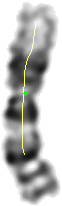
#> input picture chromo_skeleton_cp.jpg, 62 x 206 px
$ python -i Smooth_contour.py   (imports and definitions only)
#> lines starting #> are read from the running program, lines starting #| are printed output that depends on the picture; after the words box and inside, x2 and y2 are one past the last pixel; in counts of white or black regions, pixels touching at a corner belong together
#> further down, picture is the input picture: shape (206, 62, 3); mean B, G, R 184.6, 186, 185.8
import cv2
import os
import numpy as np
from scipy.interpolate import interp1d

def smooth_contour(contour):
    if contour.shape[0] > 20:
        # 拟合轮廓
        contour = contour.squeeze()
        # 对x轴坐标和y轴坐标分别进行一维插值
        f_x = interp1d(range(len(contour)), contour[:, 0], kind='cubic')
        f_y = interp1d(range(len(contour)), contour[:, 1], kind='cubic')

        # smooth_factor平滑因子 mask_高斯核
        smooth_factor = 2
        mask_ = 7
        num_points = len(contour)
        t = np.linspace(0, num_points - 1, int(num_points / smooth_factor))
        x_smooth = cv2.GaussianBlur(f_x(t), (mask_, mask_), 0)
        y_smooth = cv2.GaussianBlur(f_y(t), (mask_, mask_), 0)
        smoothed_points = np.stack((x_smooth, y_smooth), axis=1).astype(np.int32).reshape((-1, 1, 2))

        smoothcontour = [smoothed_points]
        return smoothcontour

def smooth_image(img):
    '''

    :param img: RGB image
    :return: smoothed RGB image
    '''
    gray = cv2.cvtColor(img, cv2.COLOR_BGR2GRAY)
    ret, binary = cv2.threshold(gray, 250, 255, cv2.THRESH_BINARY_INV)
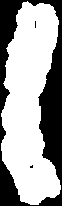
#> binary: shape (206, 62); 63.5% white; 3 black regions (2 under 20 px)
    c, h = cv2.findContours(binary, cv2.RETR_LIST, cv2.CHAIN_APPROX_SIMPLE)
#> c = 3 contours, 2 with area under 20; largest, box (x1, y1, x2, y2) and area: (1, 1, 61, 205) 7884; h = [[1, -1, -1, -1], [2, 0, -1, -1], [-1, 1, -1, -1]]
    # only the maximum contour is needed
    countour_i = 0
    for i in range(1, len(c)):
        if cv2.contourArea(c[i]) > cv2.contourArea(c[countour_i]):
            countour_i = i
#> this loop made 2 passes
#> countour_i on passes 1 to 2: 1, 2
#> after the loop, countour_i = 2
    c = c[countour_i]
#> c = contour of 227 points, box (x1, y1, x2, y2) (1, 1, 61, 205), area 7884
    c = smooth_contour(c)
#> in smooth_contour, `contour = contour.squeeze()`: contour = 227 pairs, first value 1 to 60, second value 1 to 204
#> in smooth_contour, `num_points = len(contour)`: num_points = 227
#> in smooth_contour, `x_smooth = cv2.GaussianBlur(f_x(t), (mask_, mask_), 0)`: x_smooth = 113 values, max 58.51 at index 63, min 2.12 at index 32, mean 29.05
#> in smooth_contour, `y_smooth = cv2.GaussianBlur(f_y(t), (mask_, mask_), 0)`: y_smooth = 113 values, max 202.9 at index 55, min 3.35 at index 0, mean 104.6
#> in smooth_contour, `smoothed_points = np.stack((x_smooth, y_smooth), axis=1).astype(np.int..`: smoothed_points = contour of 113 points, box (x1, y1, x2, y2) (2, 3, 59, 203), area 7719
#> in smooth_contour, `smoothcontour = [smoothed_points]`: smoothcontour = 1 contour; box (x1, y1, x2, y2) and area: (2, 3, 59, 203) 7719
#> c has the same summary as smoothcontour in smooth_contour
    mask = np.full(shape=(img.shape[0], img.shape[1], 3),
                   fill_value=1,
                   dtype='uint8')
    cv2.drawContours(mask, c, -1, (255, 255, 255), cv2.FILLED)
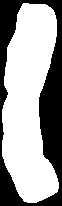
#> mask: shape (206, 62, 3); values 1 (black) and 255 (white), 62.3% white; 1 black region, box (x1, y1, x2, y2) and area: (0, 0, 62, 206) 4821
    mask = cv2.cvtColor(img, cv2.COLOR_BGR2GRAY)
    ret, mask = cv2.threshold(gray, 250, 255, cv2.THRESH_BINARY)
#> mask: shape (206, 62); 36.5% white; 3 white regions (2 under 20 px), largest, box (x1, y1, x2, y2) and area: (0, 0, 62, 206) 4654

    res = cv2.bitwise_and(img, img, mask=mask)
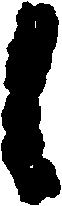
#> res: shape (206, 62, 3); mean B, G, R 93.2, 93.2, 93.2
    res = cv2.add(res, img)
    return res

>>> import cv2
>>> picture = cv2.imread('../chromo_skeleton_cp.jpg')
>>> result = smooth_image(picture)
